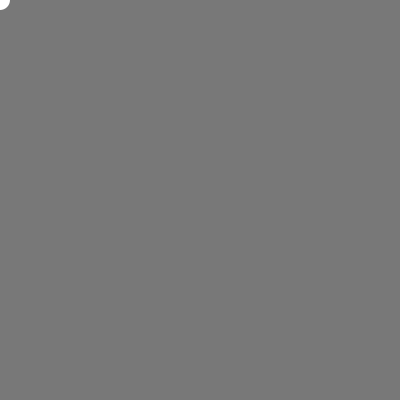
Frame 1 (no input)
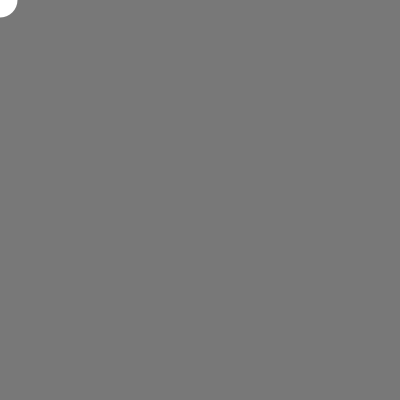
Frame 60 (the mouse pressed at the canvas centre just before this capture)
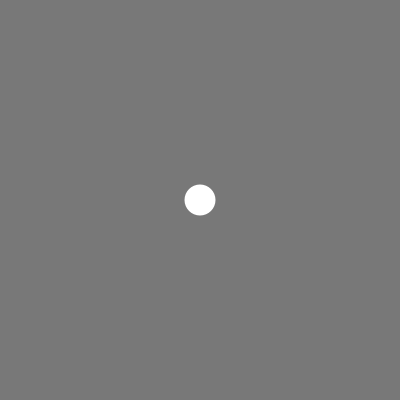
Frame 120 (the mouse held since frame 60 and released just before this capture)

The Processing sketch that drew these frames (run headless with seeded random() and noise(); from frame 60 on, the mouse is pressed at the canvas centre):

// Processing sketch: pallina_pulsante
// ── pallina_pulsante.pde
int x=20;
int val=1;

void setup () {
  size (400,400);
}

void draw () {
  background (120);
  noStroke();
  ellipse (mouseX,mouseY,x,x);
  x+=val;
  println(x);
  
  if (x<20) {
    val=1;
  }
  if (x>40) {
    val=-1;
  }
}
